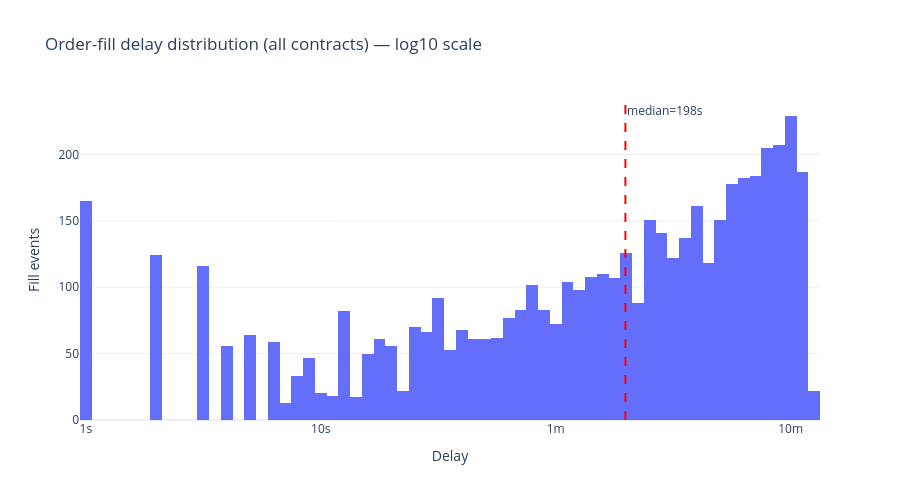

Notebook cell for this chart:
### Code cell
import numpy as np

log_delays = np.log10(all_delays_df['delay_s'].clip(lower=1))

fig_delay = go.Figure()
fig_delay.add_trace(go.Histogram(
    x=log_delays,
    nbinsx=80,
    name='All contracts'
))

median_val = all_delays_df['delay_s'].median()
median_log = np.log10(max(median_val, 1))
fig_delay.add_vline(x=median_log, line_dash='dash', line_color='red',
                    annotation_text=f'median={median_val:.0f}s', annotation_position='top right')

max_log = int(np.ceil(log_delays.max()))
tickvals = list(range(0, max_log + 1))
ticktext = ['1s', '10s', '1m', '10m', '1.7h', '11.6h', '4.8d'][:max_log + 1]

fig_delay.update_layout(
    title='Order-fill delay distribution (all contracts) — log10 scale',
    xaxis_title='Delay',
    yaxis_title='Fill events',
    template='plotly_white', height=500,
)
fig_delay.update_xaxes(tickvals=tickvals, ticktext=ticktext)
fig_delay.show()

### Figure 1 — Plotly figure (JSON) as saved in the notebook; plotly's stock layout.template omitted (floating-point values rounded to 4 significant figures; data arrays with more than 128 entries replaced by an {"elided": "..."} marker saying what was removed)
{"data": [{"name": "All contracts", "nbinsx": 80, "type": "histogram", "x": {"elided": "5069 float values"}}], "layout": {"annotations": [{"showarrow": false, "text": "median=198s", "x": 2.297, "xanchor": "left", "xref": "x", "y": 1, "yanchor": "top", "yref": "y domain"}], "height": 500, "shapes": [{"line": {"color": "red", "dash": "dash"}, "type": "line", "x0": 2.297, "x1": 2.297, "xref": "x", "y0": 0, "y1": 1, "yref": "y domain"}], "title": {"text": "Order-fill delay distribution (all contracts) — log10 scale"}, "xaxis": {"ticktext": ["1s", "10s", "1m", "10m", "1.7h"], "tickvals": [0, 1, 2, 3, 4], "title": {"text": "Delay"}}, "yaxis": {"title": {"text": "Fill events"}}}}
